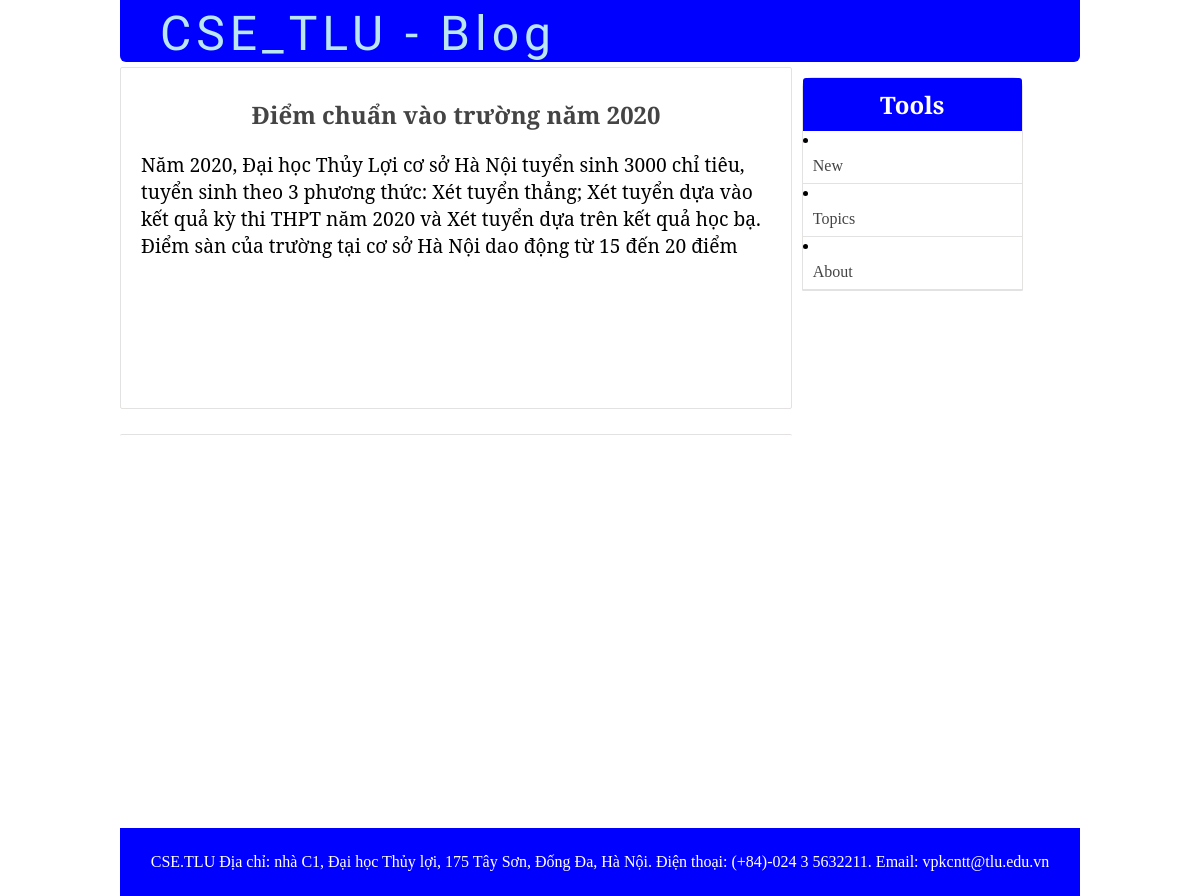
The page /3.PROJECT/single_post.php?post-slug=diem-chua-vao-truong-2020 on the database its author committed.
### tables this page shows
CREATE TABLE `posts` (
  `id` int(11) NOT NULL,
  `user_id` int(11) DEFAULT NULL,
  `title` varchar(255) NOT NULL,
  `slug` varchar(255) NOT NULL,
  `views` int(11) NOT NULL DEFAULT 0,
  `image` varchar(255) NOT NULL,
  `body` text NOT NULL,
  `published` tinyint(1) NOT NULL,
  `created_at` timestamp NOT NULL DEFAULT current_timestamp() ON UPDATE current_timestamp(),
  `updated_at` timestamp NULL DEFAULT NULL
);

### 3.PROJECT/includes/all_functions.php (called while the page is built, shortened)
<?php
	function getPost($slug){
		global $conn;
		$post_slug = $_GET['post-slug'];
		$sql = "SELECT * FROM posts WHERE slug='$post_slug' AND published=true";
		$result = mysqli_query($conn, $sql);
		$post = mysqli_fetch_assoc($result);
		$post['topic'] = getPostTopic($post['id']);
		return $post;
	}
	function getPostTopic($post_id){
		global $conn;
		$sql = "SELECT * FROM topics WHERE id=
				(SELECT topic_id FROM post_topic WHERE post_id=$post_id LIMIT 1) LIMIT 1";
		$result = mysqli_query($conn, $sql);
		$topic_id = mysqli_fetch_assoc($result);
		return $topic_id;
	}
?>

### 3.PROJECT/single_post.php (the view, shortened to what this page needs)
<?php  include('config.php'); ?>
<?php  include('includes/all_functions.php'); ?>
<?php
	if (isset($_GET['post-slug'])) {
		$post = getPost($_GET['post-slug']);
	}
?>
<?php include('includes/public/head_section.php'); ?>
</head>
<body>
<div class="container">
		<?php include( ROOT_PATH . '/navbar.php'); ?>
	<div class="content" >
		<div class="post-wrapper">
			<div class="full-post-div">
				<h2 class="post-title"><?php echo $post['title']; ?></h2>
				<div class="post-body-div">
					<?php echo html_entity_decode($post['body']); ?>
				</div>
			</div>
			<div class="post-comments">
			</div>
		</div>
		<div class="post-sidebar">
<div class="card">
	<div class="card-header">
		<h2>Tools</h2>
	</div>
	<div class="card-content">
	  <li><a href="forum.php">New</a></li>
	  <li><a href="#topics">Topics</a></li>
	  <li><a href="#about">About</a></li>
	</div>
</div>
</div>
	</div>
</div>
<?php include( ROOT_PATH . '/includes/public/footer.php'); ?>

### 3.PROJECT/static/css/public_styling.css (style rules this page uses)
* { margin: 0px; padding: 0px; }
html { height: 100%; box-sizing: border-box; }
body { position: relative; margin: 0; padding-bottom: 6rem; min-height: 100%; }
h1, h2, h3, h4, h5, h6 { color: #444; font-family: 'Averia Serif Libre', cursive; }
a { text-decoration: none; }
.container { width: 80%; margin: 0px auto; }
.content { margin: 5px auto; border-radius: 5px; min-height: 400px; }
.content:after { content: ""; display: block; clear: both; }
.content .post-wrapper { width: 70%; float: left; min-height: 250px; }
.full-post-div { min-height: 300px; padding: 20px; border: 1px solid #e4e1e1; border-radius: 2px; }
.full-post-div h2.post-title { margin: 10px auto 20px; text-align: center; }
.post-body-div { font-family: 'Noto Serif', serif; font-size: 1.2em; }
.post-sidebar { width: 24%; float: left; margin-left: 5px; min-height: 400px; }
.content .post-comments { margin-top: 25px; border-radius: 2px; border-top: 1px solid #e4e1e1; padding: 10px; }
.post-sidebar .card { width: 95%; margin: 10px auto; border: 1px solid #e4e1e1; border-radius: 10px 10px 0px 0px; }
.post-sidebar .card .card-header { padding: 10px; text-align: center; border-radius: 3px 3px 0px 0px; background: blue; }
.post-sidebar .card .card-header h2 { color: white; }
.post-sidebar .card .card-content a { display: block; box-sizing: border-box; padding: 8px 10px; border-bottom: 1px solid #e4e1e1; color: #444; }

### rows shown on the page
posts: title "Điểm chuẩn vào trường năm 2020", body "Năm 2020, Đại học Thủy Lợi cơ sở Hà Nội tuyển sinh 3000 chỉ tiêu, tuyển sinh theo 3 phương thức: Xét tuyển thẳng; Xét tuyển dựa vào kết quả kỳ thi THPT năm 2020 và Xét tuyển dựa trên kết quả học bạ. Điểm sàn của trường tại cơ sở Hà Nội dao động từ 15 đến 20 điểm"
